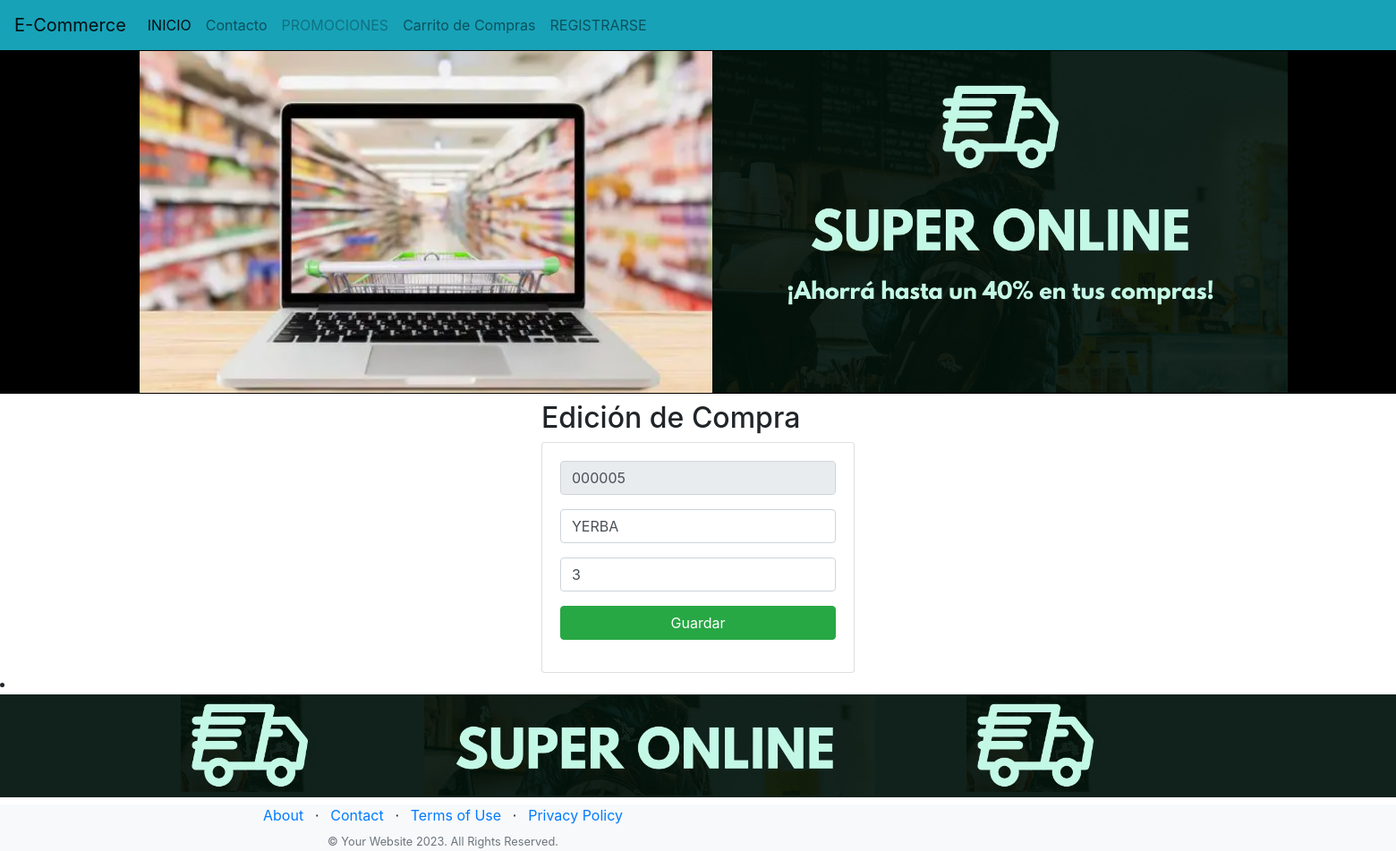
Page /edicionCompra/000005 on the committed database.
### Aplicaciones/models.py (models this page shows, shortened)
class Compra(models.Model):
    codigo = models.CharField(primary_key=True, max_length=6)
    nombre = models.CharField(max_length=50)
    cantidad = models.PositiveSmallIntegerField()

### Aplicaciones/views.py (the view)
# urls.py: path('edicionCompra/<codigo>', views.edicionCompra),
def edicionCompra(request, codigo):
    compra = Compra.objects.get(codigo=codigo)
    return render(request, "edicionCompra.html", {"compra": compra})

### Aplicaciones/templates/edicionCompra.html (shortened to what this page needs)
{% extends "./base.html" %}
{% block body %}
<div class="row">
    <div class="col-md-4 offset-md-4">
        <h2>Edición de Compra</h2>
        <div class="card">
            <div class="card-body">
                <form action="/editarCompra/" method="POST">{% csrf_token %}
                    <div class="form-group">
                        <input type="text" id="txtCodigo" name="txtCodigo" value="{{compra.codigo}}" class="form-control" placeholder="Código"
                            minlength="6" maxlength="6" readonly required>
                    </div>
                    <div class="form-group">
                        <input type="text" id="txtNombre" name="txtNombre" value="{{compra.nombre}}" class="form-control" placeholder="Nombre"
                            maxlength="50" required>
                    </div>
                    <div class="form-group">
                        <input type="text" id="numCantidad" name="numCantidad" value="{{compra.cantidad}}" class="form-control" min="1" max="9"
                        placeholder="Cantidad" required>
                    </div>
                    <div class="form-group">
                        <button type="submit" class="btn btn-success btn-block text-white">Guardar</button>
                    </div>
                </form>
            </div>
        </div>
    </div>
</div>
{% endblock %}

### rows in the picture
Compra: txtCodigo "000005", txtNombre "YERBA", numCantidad "3"
